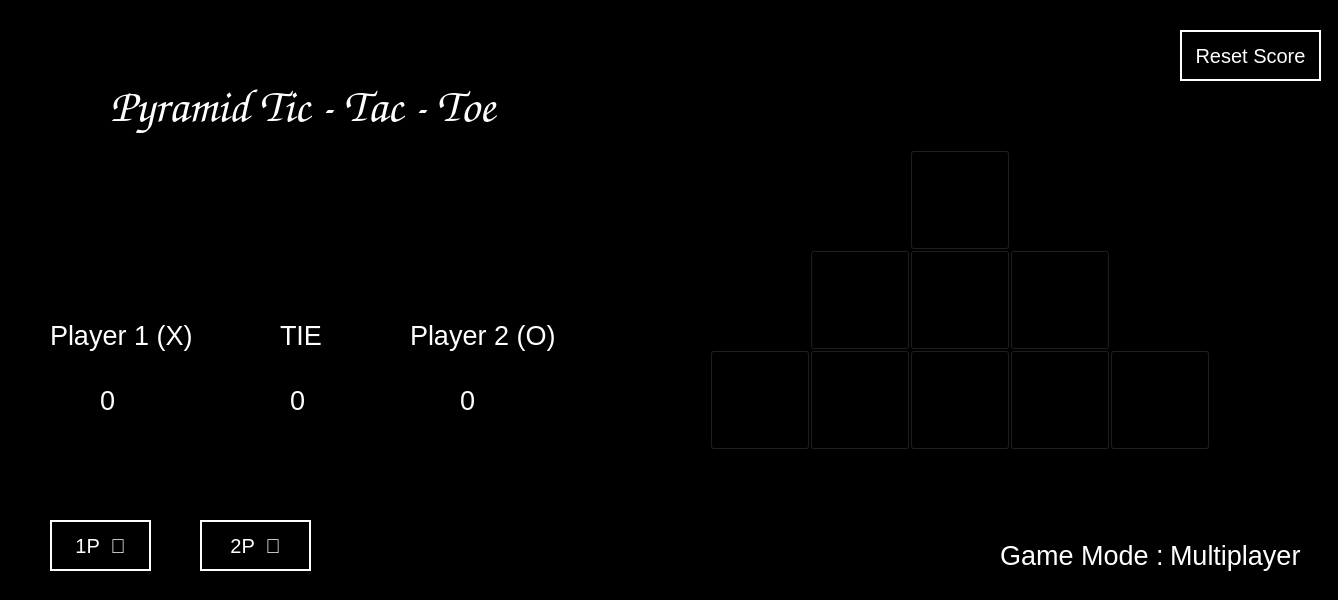
<?xml version="1.0" encoding="UTF-8"?>
<ui version="4.0">
 <class>MainWindow</class>
 <widget class="QMainWindow" name="MainWindow">
  <property name="geometry">
   <rect>
    <x>0</x>
    <y>0</y>
    <width>1338</width>
    <height>600</height>
   </rect>
  </property>
  <property name="font">
   <font>
    <fontweight>Thin</fontweight>
   </font>
  </property>
  <property name="windowTitle">
   <string>MainWindow</string>
  </property>
  <property name="styleSheet">
   <string notr="true">QWidget {
    background-color: #000000;  /* Black background for the entire window */
}</string>
  </property>
  <widget class="QWidget" name="centralwidget">
   <widget class="QPushButton" name="pushButton_1">
    <property name="geometry">
     <rect>
      <x>910</x>
      <y>150</y>
      <width>100</width>
      <height>100</height>
     </rect>
    </property>
    <property name="styleSheet">
     <string notr="true">QPushButton {
	font-family: 'Comic Sans MS';
    background-color: #000000; /* Black background */
    border: 2px solid #FFFFFF; /* White border */
    font-size: 36px;
    font-weight: bold;
    color: #FF7F00; /* Default color for X */
    text-align: center;
    padding: 0;
    margin: 0;
}

QPushButton:pressed {
    background-color: #000000; /* Darker gray when pressed */
}

QPushButton:disabled {
    background-color: #000000; /* Darker background for disabled buttons */
}

QPushButton#O {
    color: #FF7F00; /* Orange color for O */
}e5</string>
    </property>
    <property name="text">
     <string/>
    </property>
   </widget>
   <widget class="QPushButton" name="pushButton_2">
    <property name="geometry">
     <rect>
      <x>810</x>
      <y>250</y>
      <width>100</width>
      <height>100</height>
     </rect>
    </property>
    <property name="styleSheet">
     <string notr="true">QPushButton {
	font-family: 'Comic Sans MS';
    background-color: #000000; /* Black background */
    border: 2px solid #FFFFFF; /* White border */
    font-size: 36px;
    font-weight: bold;
    color: #FF7F00; /* Default color for X */
    text-align: center;
    padding: 0;
    margin: 0;
}

QPushButton:pressed {
    background-color: #000000; /* Darker gray when pressed */
}

QPushButton:disabled {
    background-color: #000000; /* Darker background for disabled buttons */
}

QPushButton#O {
    color: #FF7F00; /* Orange color for O */
}e5</string>
    </property>
    <property name="text">
     <string/>
    </property>
   </widget>
   <widget class="QPushButton" name="pushButton_3">
    <property name="geometry">
     <rect>
      <x>910</x>
      <y>250</y>
      <width>100</width>
      <height>100</height>
     </rect>
    </property>
    <property name="styleSheet">
     <string notr="true">QPushButton {
	font-family: 'Comic Sans MS';
    background-color: #000000; /* Black background */
    border: 2px solid #FFFFFF; /* White border */
    font-size: 36px;
    font-weight: bold;
    color: #FF7F00; /* Default color for X */
    text-align: center;
    padding: 0;
    margin: 0;
}

QPushButton:pressed {
    background-color: #000000; /* Darker gray when pressed */
}

QPushButton:disabled {
    background-color: #000000; /* Darker background for disabled buttons */
}

QPushButton#O {
    color: #FF7F00; /* Orange color for O */
}e5</string>
    </property>
    <property name="text">
     <string/>
    </property>
   </widget>
   <widget class="QPushButton" name="pushButton_9">
    <property name="geometry">
     <rect>
      <x>1110</x>
      <y>350</y>
      <width>100</width>
      <height>100</height>
     </rect>
    </property>
    <property name="styleSheet">
     <string notr="true">QPushButton {
	font-family: 'Comic Sans MS';
    background-color: #000000; /* Black background */
    border: 2px solid #FFFFFF; /* White border */
    font-size: 36px;
    font-weight: bold;
    color: #FF7F00; /* Default color for X */
    text-align: center;
    padding: 0;
    margin: 0;
}

QPushButton:pressed {
    background-color: #000000; /* Darker gray when pressed */
}

QPushButton:disabled {
    background-color: #000000; /* Darker background for disabled buttons */
}

QPushButton#O {
    color: #FF7F00; /* Orange color for O */
}e5</string>
    </property>
    <property name="text">
     <string/>
    </property>
   </widget>
   <widget class="QPushButton" name="pushButton_5">
    <property name="geometry">
     <rect>
      <x>710</x>
      <y>350</y>
      <width>100</width>
      <height>100</height>
     </rect>
    </property>
    <property name="styleSheet">
     <string notr="true">QPushButton {
	font-family: 'Comic Sans MS';
    background-color: #000000; /* Black background */
    border: 2px solid #FFFFFF; /* White border */
    font-size: 36px;
    font-weight: bold;
    color: #FF7F00; /* Default color for X */
    text-align: center;
    padding: 0;
    margin: 0;
}

QPushButton:pressed {
    background-color: #000000; /* Darker gray when pressed */
}

QPushButton:disabled {
    background-color: #000000; /* Darker background for disabled buttons */
}

QPushButton#O {
    color: #FF7F00; /* Orange color for O */
}e5</string>
    </property>
    <property name="text">
     <string/>
    </property>
   </widget>
   <widget class="QPushButton" name="pushButton_4">
    <property name="geometry">
     <rect>
      <x>1010</x>
      <y>250</y>
      <width>100</width>
      <height>100</height>
     </rect>
    </property>
    <property name="styleSheet">
     <string notr="true">QPushButton {
	font-family: 'Comic Sans MS';
    background-color: #000000; /* Black background */
    border: 2px solid #FFFFFF; /* White border */
    font-size: 36px;
    font-weight: bold;
    color: #FF7F00; /* Default color for X */
    text-align: center;
    padding: 0;
    margin: 0;
}

QPushButton:pressed {
    background-color: #000000; /* Darker gray when pressed */
}

QPushButton:disabled {
    background-color: #000000; /* Darker background for disabled buttons */
}

QPushButton#O {
    color: #FF7F00; /* Orange color for O */
}e5</string>
    </property>
    <property name="text">
     <string/>
    </property>
   </widget>
   <widget class="QPushButton" name="pushButton_7">
    <property name="geometry">
     <rect>
      <x>910</x>
      <y>350</y>
      <width>100</width>
      <height>100</height>
     </rect>
    </property>
    <property name="styleSheet">
     <string notr="true">QPushButton {
	font-family: 'Comic Sans MS';
    background-color: #000000; /* Black background */
    border: 2px solid #FFFFFF; /* White border */
    font-size: 36px;
    font-weight: bold;
    color: #FF7F00; /* Default color for X */
    text-align: center;
    padding: 0;
    margin: 0;
}

QPushButton:pressed {
    background-color: #000000; /* Darker gray when pressed */
}

QPushButton:disabled {
    background-color: #000000; /* Darker background for disabled buttons */
}

QPushButton#O {
    color: #FF7F00; /* Orange color for O */
}e5</string>
    </property>
    <property name="text">
     <string/>
    </property>
   </widget>
   <widget class="QPushButton" name="pushButton_8">
    <property name="geometry">
     <rect>
      <x>1010</x>
      <y>350</y>
      <width>100</width>
      <height>100</height>
     </rect>
    </property>
    <property name="styleSheet">
     <string notr="true">QPushButton {
	font-family: 'Comic Sans MS';
    background-color: #000000; /* Black background */
    border: 2px solid #FFFFFF; /* White border */
    font-size: 36px;
    font-weight: bold;
    color: #FF7F00; /* Default color for X */
    text-align: center;
    padding: 0;
    margin: 0;
}

QPushButton:pressed {
    background-color: #000000; /* Darker gray when pressed */
}

QPushButton:disabled {
    background-color: #000000; /* Darker background for disabled buttons */
}

QPushButton#O {
    color: #FF7F00; /* Orange color for O */
}e5</string>
    </property>
    <property name="text">
     <string/>
    </property>
   </widget>
   <widget class="QPushButton" name="pushButton_6">
    <property name="geometry">
     <rect>
      <x>810</x>
      <y>350</y>
      <width>100</width>
      <height>100</height>
     </rect>
    </property>
    <property name="styleSheet">
     <string notr="true">QPushButton {
	font-family: 'Comic Sans MS';
    background-color: #000000; /* Black background */
    border: 2px solid #FFFFFF; /* White border */
    font-size: 36px;
    font-weight: bold;
    color: #FF7F00; /* Default color for X */
    text-align: center;
    padding: 0;
    margin: 0;
}

QPushButton:pressed {
    background-color: #000000; /* Darker gray when pressed */
}

QPushButton:disabled {
    background-color: #000000; /* Darker background for disabled buttons */
}

QPushButton#O {
    color: #FF7F00; /* Orange color for O */
}e5</string>
    </property>
    <property name="text">
     <string/>
    </property>
   </widget>
   <widget class="QLabel" name="label">
    <property name="geometry">
     <rect>
      <x>110</x>
      <y>50</y>
      <width>531</width>
      <height>111</height>
     </rect>
    </property>
    <property name="font">
     <font>
      <family>Comic Sans MS</family>
      <pointsize>35</pointsize>
      <italic>false</italic>
      <strikeout>false</strikeout>
     </font>
    </property>
    <property name="autoFillBackground">
     <bool>false</bool>
    </property>
    <property name="styleSheet">
     <string notr="true">QLabel {
	font-family: 'Comic Sans MS';
    color: white;
    background-color: transparent;
}</string>
    </property>
    <property name="text">
     <string>Pyramid Tic - Tac - Toe </string>
    </property>
   </widget>
   <widget class="QLabel" name="label_2">
    <property name="geometry">
     <rect>
      <x>410</x>
      <y>310</y>
      <width>291</width>
      <height>51</height>
     </rect>
    </property>
    <property name="font">
     <font>
      <pointsize>20</pointsize>
      <fontweight>Thin</fontweight>
     </font>
    </property>
    <property name="styleSheet">
     <string notr="true">    font-weight: 100; /* Thin font weight */
  color:white;     /* Set text color */
    background-color: transparent; /* Transparent background */</string>
    </property>
    <property name="text">
     <string>Player 2 (O) </string>
    </property>
   </widget>
   <widget class="QLabel" name="label_4">
    <property name="geometry">
     <rect>
      <x>280</x>
      <y>310</y>
      <width>61</width>
      <height>51</height>
     </rect>
    </property>
    <property name="font">
     <font>
      <pointsize>20</pointsize>
      <fontweight>Thin</fontweight>
     </font>
    </property>
    <property name="styleSheet">
     <string notr="true">    font-weight: 100; /* Thin font weight */
  color:white;     /* Set text color */
    background-color: transparent; /* Transparent background */</string>
    </property>
    <property name="text">
     <string>TIE</string>
    </property>
   </widget>
   <widget class="QLabel" name="player_1_wins">
    <property name="geometry">
     <rect>
      <x>100</x>
      <y>380</y>
      <width>91</width>
      <height>41</height>
     </rect>
    </property>
    <property name="font">
     <font>
      <pointsize>20</pointsize>
      <fontweight>Thin</fontweight>
     </font>
    </property>
    <property name="styleSheet">
     <string notr="true">    font-weight: 100; /* Thin font weight */
  color:white;     /* Set text color */
    background-color: transparent; /* Transparent background */</string>
    </property>
    <property name="text">
     <string>0</string>
    </property>
   </widget>
   <widget class="QLabel" name="Tie_Times">
    <property name="geometry">
     <rect>
      <x>290</x>
      <y>380</y>
      <width>91</width>
      <height>41</height>
     </rect>
    </property>
    <property name="font">
     <font>
      <pointsize>20</pointsize>
      <fontweight>Thin</fontweight>
     </font>
    </property>
    <property name="styleSheet">
     <string notr="true">    font-weight: 100; /* Thin font weight */
  color:white;     /* Set text color */
    background-color: transparent; /* Transparent background */</string>
    </property>
    <property name="text">
     <string>0</string>
    </property>
   </widget>
   <widget class="QLabel" name="player_2_wins">
    <property name="geometry">
     <rect>
      <x>460</x>
      <y>380</y>
      <width>91</width>
      <height>41</height>
     </rect>
    </property>
    <property name="font">
     <font>
      <pointsize>20</pointsize>
      <fontweight>Thin</fontweight>
     </font>
    </property>
    <property name="styleSheet">
     <string notr="true">    font-weight: 100; /* Thin font weight */
  color:white;     /* Set text color */
    background-color: transparent; /* Transparent background */</string>
    </property>
    <property name="text">
     <string>0</string>
    </property>
   </widget>
   <widget class="QLabel" name="label_8">
    <property name="geometry">
     <rect>
      <x>50</x>
      <y>310</y>
      <width>211</width>
      <height>51</height>
     </rect>
    </property>
    <property name="font">
     <font>
      <pointsize>20</pointsize>
      <fontweight>Thin</fontweight>
     </font>
    </property>
    <property name="styleSheet">
     <string notr="true">    font-weight: 100; /* Thin font weight */
  color:white;     /* Set text color */
    background-color: transparent; /* Transparent background */</string>
    </property>
    <property name="text">
     <string>Player 1 (X) </string>
    </property>
   </widget>
   <widget class="QPushButton" name="Button_player">
    <property name="geometry">
     <rect>
      <x>50</x>
      <y>520</y>
      <width>101</width>
      <height>51</height>
     </rect>
    </property>
    <property name="font">
     <font>
      <pointsize>-1</pointsize>
     </font>
    </property>
    <property name="styleSheet">
     <string notr="true">
QPushButton {
        background-color: transparent;
        color: white;
        border: 2px solid white;
        font-size: 20px;
        padding: 10px;
    }

    QPushButton:hover {
        background-color: rgba(255, 255, 255, 0.2);  /* Light hover effect */
        border-color: rgba(255, 255, 255, 0.5);  /* Slightly lighter border on hover */
    }

    QPushButton:pressed {
        background-color: rgba(255, 255, 255, 0.4);  /* Darker background on click */
        border-color: rgba(255, 255, 255, 0.7);  /* Lighter border on click */
    }

    QPushButton:focus {
        outline: none;  /* Remove focus outline */
    }</string>
    </property>
    <property name="text">
     <string>1P  👤</string>
    </property>
   </widget>
   <widget class="QPushButton" name="Button_multi">
    <property name="geometry">
     <rect>
      <x>200</x>
      <y>520</y>
      <width>111</width>
      <height>51</height>
     </rect>
    </property>
    <property name="font">
     <font>
      <pointsize>-1</pointsize>
     </font>
    </property>
    <property name="styleSheet">
     <string notr="true">
QPushButton {
        background-color: transparent;
        color: white;
        border: 2px solid white;
        font-size: 20px;
        padding: 10px;
    }

    QPushButton:hover {
        background-color: rgba(255, 255, 255, 0.2);  /* Light hover effect */
        border-color: rgba(255, 255, 255, 0.5);  /* Slightly lighter border on hover */
    }

    QPushButton:pressed {
        background-color: rgba(255, 255, 255, 0.4);  /* Darker background on click */
        border-color: rgba(255, 255, 255, 0.7);  /* Lighter border on click */
    }

    QPushButton:focus {
        outline: none;  /* Remove focus outline */
    }</string>
    </property>
    <property name="text">
     <string>2P  👥</string>
    </property>
   </widget>
   <widget class="QLabel" name="label_9">
    <property name="geometry">
     <rect>
      <x>1000</x>
      <y>530</y>
      <width>211</width>
      <height>51</height>
     </rect>
    </property>
    <property name="font">
     <font>
      <pointsize>20</pointsize>
      <fontweight>Thin</fontweight>
     </font>
    </property>
    <property name="styleSheet">
     <string notr="true">    font-weight: 100; /* Thin font weight */
  color:white;     /* Set text color */
    background-color: transparent; /* Transparent background */</string>
    </property>
    <property name="text">
     <string>Game Mode : </string>
    </property>
   </widget>
   <widget class="QLabel" name="Game_mode">
    <property name="geometry">
     <rect>
      <x>1170</x>
      <y>530</y>
      <width>211</width>
      <height>51</height>
     </rect>
    </property>
    <property name="font">
     <font>
      <pointsize>20</pointsize>
      <fontweight>Thin</fontweight>
     </font>
    </property>
    <property name="styleSheet">
     <string notr="true">    font-weight: 100; /* Thin font weight */
  color:white;     /* Set text color */
    background-color: transparent; /* Transparent background */</string>
    </property>
    <property name="text">
     <string>Multiplayer</string>
    </property>
   </widget>
   <widget class="QLabel" name="label_3">
    <property name="geometry">
     <rect>
      <x>1230</x>
      <y>60</y>
      <width>49</width>
      <height>16</height>
     </rect>
    </property>
    <property name="text">
     <string/>
    </property>
   </widget>
   <widget class="QPushButton" name="Reset_score">
    <property name="geometry">
     <rect>
      <x>1180</x>
      <y>30</y>
      <width>141</width>
      <height>51</height>
     </rect>
    </property>
    <property name="font">
     <font>
      <pointsize>-1</pointsize>
     </font>
    </property>
    <property name="styleSheet">
     <string notr="true">
QPushButton {
        background-color: transparent;
        color: white;
        border: 2px solid white;
        font-size: 20px;
        padding: 10px;
    }

    QPushButton:hover {
        background-color: rgba(255, 255, 255, 0.2);  /* Light hover effect */
        border-color: rgba(255, 255, 255, 0.5);  /* Slightly lighter border on hover */
    }

    QPushButton:pressed {
        background-color: rgba(255, 255, 255, 0.4);  /* Darker background on click */
        border-color: rgba(255, 255, 255, 0.7);  /* Lighter border on click */
    }

    QPushButton:focus {
        outline: none;  /* Remove focus outline */
    }</string>
    </property>
    <property name="text">
     <string>Reset Score</string>
    </property>
   </widget>
  </widget>
 </widget>
 <resources/>
 <connections/>
</ui>
